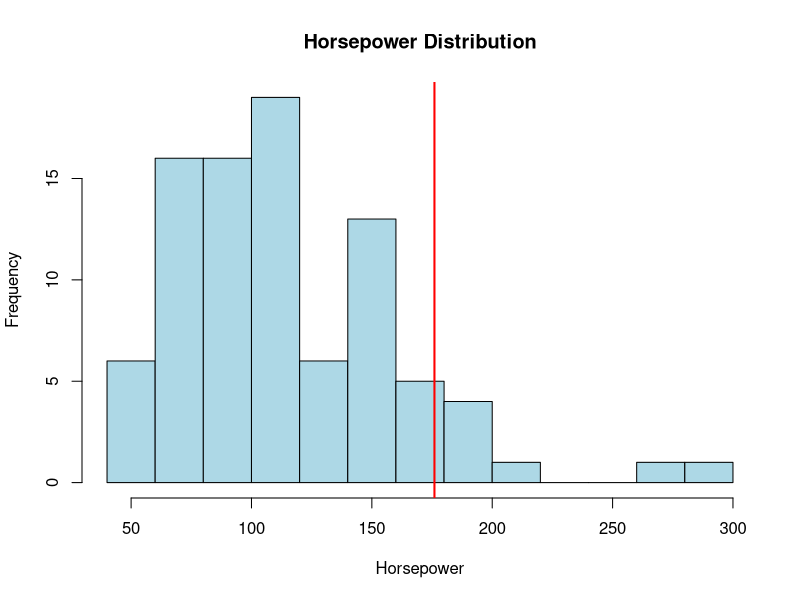
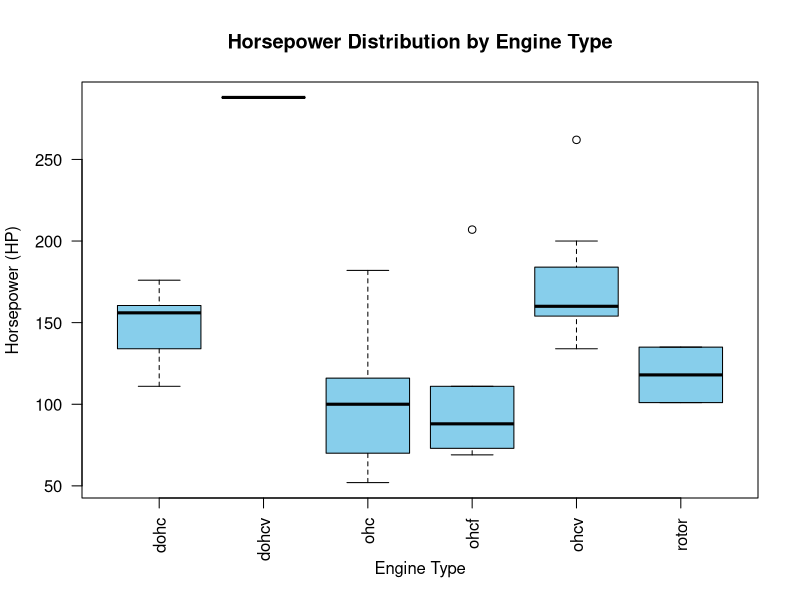
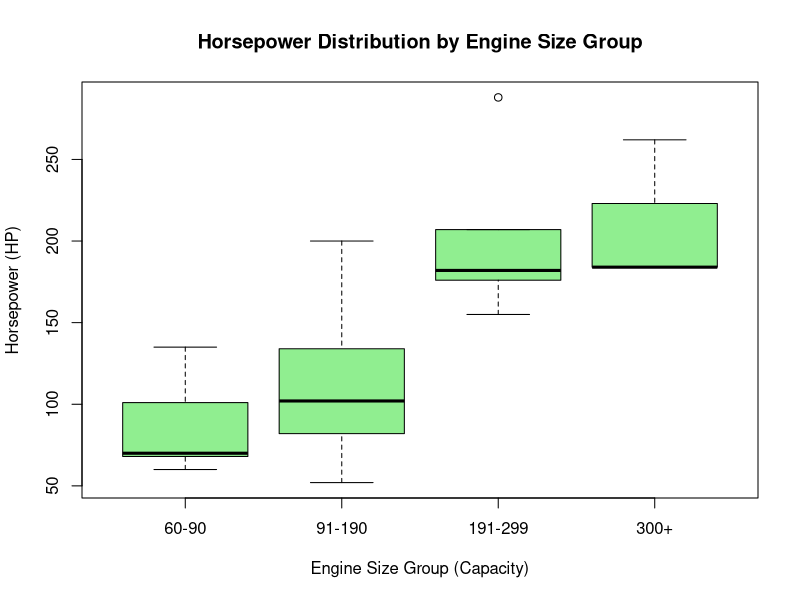
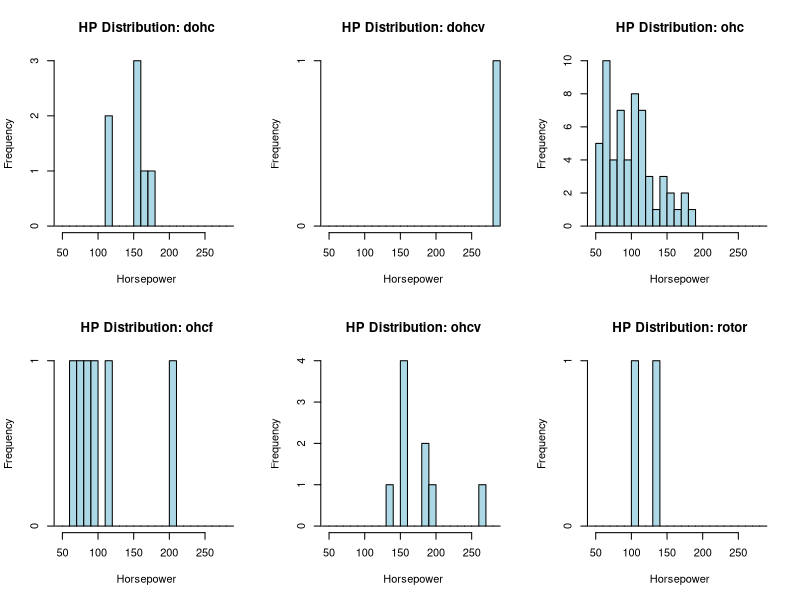
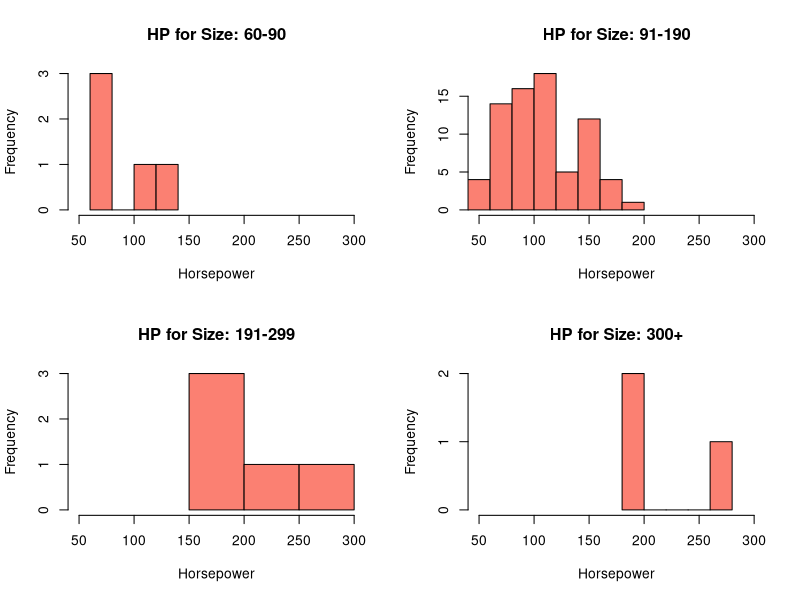
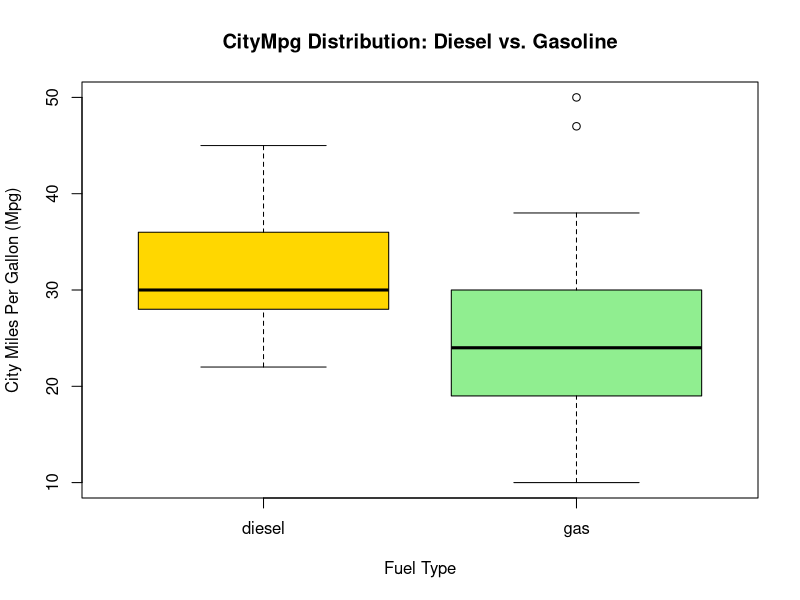
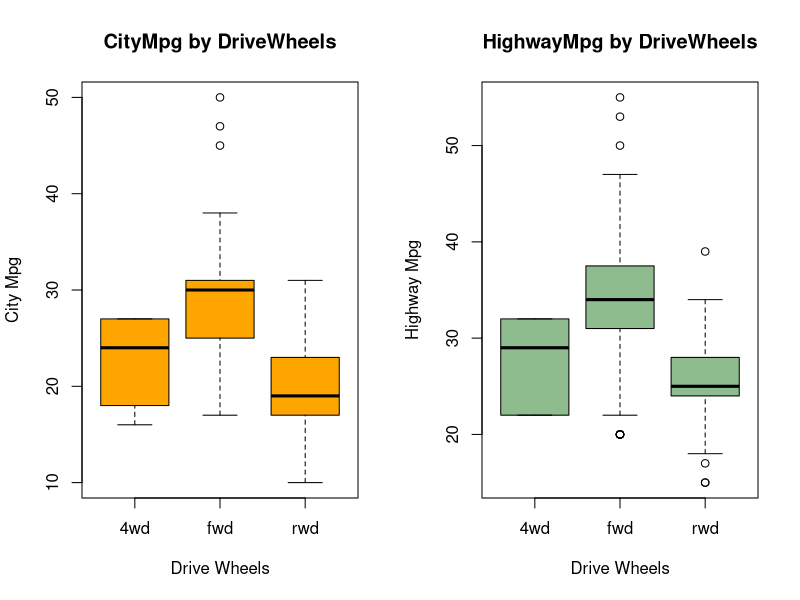

These charts were generated, in order, by the following R code:
## ---- chunk 1
# Load dataset
automobile_df = read.csv("Automobile.csv")
engine_df = read.csv("Engine.csv")
maintenance_df = read.csv("Maintenance.csv")
## ---- chunk 2
# inspect data structure
str(automobile_df)
str(engine_df)
str(maintenance_df)
## ---- chunk 3
# Create a function that replaces "?" with NA inside a data frame
replace_qmark = function(df) {
  
  # lapply() applies a function to every column of the data frame
  df[] = lapply(df, function(col) {  # use [] to keep data frame not return as list
    
    # Proactive programming: Convert factor to character to handle "?"
    
    # By default, when reading a csv file, R encounter a column that contain character, 
    # it often convert that character column in to factor column data type.
    
    # Do not convert numeric column into character type because if there is "?" 
    # in numeric column, that column will be character when R read.
    if (is.factor(col)) {
      col = as.character(col)
    }
    
    # Replace "?" with NA
    col[col == "?"] <- NA
    
    # Return the cleaned column
    return(col)
  })
  
  return(df)
}

# Apply the funtion to all three datasets
engine_df = replace_qmark(engine_df)
automobile_df = replace_qmark(automobile_df)
maintenance_df = replace_qmark(maintenance_df)

# check if any "?" left using sapply to loop through every column and check for the string "?"
# The as.character() to treat column as character, ensure the check works on even numeric columns

# create function to check
check_qmark = function(col){
  
  # use any() to check if there is at least one true value ("?") 
  any(as.character(col) == "?", na.rm = TRUE) 
  # na.rm = TRUE: ignore the NA values created during the cleaning
}

# Check engine dataset
engine_df_check = sapply(engine_df, check_qmark)
engine_df_check

# Check automobile dataset
automobile_df_check = sapply(automobile_df, check_qmark)
automobile_df_check

#check maintenance dataset
maintenance_df_check = sapply(maintenance_df, check_qmark)
maintenance_df_check
## ---- chunk 4
# Load original data sets that have "?"

# Count the original "?" because we want to know how many rows were affected, 
# if count NA maybe there are already NA in the dataset that is not in form of the string "?"
engine_df_ori = read.csv("Engine.csv")
automobile_df_ori = read.csv("Automobile.csv")
maintenance_df_ori = read.csv("Maintenance.csv")

# Count how many rows contain at least one "?" before cleaning
count_rows_with_qmark = function(df) {

  # apply() with MARGIN = 1 means apply across rows
  rows_with_q = apply(df, 1, function(row) {

    # Check if ANY value in the row equals "?"
    any(row == "?", na.rm = TRUE)
  })

  # Sum tells how many TRUE rows we have
  sum(rows_with_q)
}

# Count for each dataset
rows_engines = count_rows_with_qmark(engine_df_ori)
rows_auto    = count_rows_with_qmark(automobile_df_ori)
rows_maint   = count_rows_with_qmark(maintenance_df_ori)

# Total rows affected
total_rows_affected = rows_engines + rows_auto + rows_maint
total_rows_affected
## ---- chunk 5
# Convert BodyStyles to a factor
automobile_df$BodyStyles = factor(automobile_df$BodyStyles)

# Convert FuelType to a factor 
engine_df$FuelType = factor(engine_df$FuelType)

# Convert ErrorCodes to a factor
maintenance_df$ErrorCodes = factor(maintenance_df$ErrorCodes)
## ---- chunk 6
# Calculate the median horsepower
median_hp = median(engine_df$Horsepower, na.rm = TRUE)
median_hp

# Replace missing values with the median
engine_df$Horsepower[is.na(engine_df$Horsepower)] <- median_hp 
# []: select only the elements in "engine_df$Horsepower" that is TRUE with the is.na()
## ---- chunk 7
# Convert Horsepower to numeric
engine_df$Horsepower = as.numeric(engine_df$Horsepower)

# Histogram of horsepower
hist(engine_df$Horsepower,
     main = "Horsepower Distribution",
     xlab = "Horsepower",
     col = "lightblue",
     border = "black",
     breaks = 15)

# Add a vertical line for the median to show the measure of central tendency.
abline(v = median_hp, 
       col = "red", 
       lwd = 2) 
## ---- chunk 8
# 1. Have a quick look to 3 variables
# EngineType
str(engine_df$EngineType)

# HorsePower
str(engine_df$Horsepower)

# EngineSize
str(engine_df$EngineSize)

# 2. 
## ---- chunk 9
# Boxplot is the most efficient way for comparing distributions across categories.
boxplot(engine_df$Horsepower ~ engine_df$EngineType, 
        main = "Horsepower Distribution by Engine Type", 
        xlab = "Engine Type", 
        ylab = "Horsepower (HP)", 
        col = "skyblue", # 
        las = 2) # Rotate axis labels (las=2) for better readability
## ---- chunk 10
# Define the boundaries for the EngineSize bins (60-90, 91-190, 191-299, 300+).
# Inf (infinity) is used as the upper bound to capture all largest engines.
size_bins = c(60, 90, 190, 299, Inf) 
size_labels = c("60-90", "91-190", "191-299", "300+")

# Create the new categorical factor 'EngineSizeGroup' in engine_df from the numeric 
# integer factor 'EngineSize'

# Use function cut() to create bins.
engine_df$EngineSizeGroup = cut(engine_df$EngineSize, 
                          breaks = size_bins, 
                          labels = size_labels, 
                          right = TRUE) 
                          # right=TRUE means intervals include the upper boundary

# Visualize Horsepower distribution across the newly created EngineSizeGroup factor.
boxplot(engine_df$Horsepower ~ engine_df$EngineSizeGroup,
        main = "Horsepower Distribution by Engine Size Group",
        xlab = "Engine Size Group (Capacity)",
        ylab = "Horsepower (HP)",
        col = "lightgreen")
## ---- chunk 11
# Use par(mfrow) sets the plotting window to display multiple plots (2 rows, 3 columns).
par(mfrow = c(2, 3)) 

# 1. Horsepower Distribution by Engine Type (Multiple Histograms)

# split() divides the Horsepower vector into a list, where each list item is a vector of 
# HP values belonging to a specific EngineType.
hp_by_type = split(engine_df$Horsepower, engine_df$EngineType)

# Create a single, consistent set of breaks (bins) for all plots.
# Use 10 HP wide bins from the overall min to max
min_hp = min(engine_df$Horsepower, na.rm = TRUE)
max_hp = max(engine_df$Horsepower, na.rm = TRUE)

consistent_breaks = seq(floor(min_hp / 10) * 10, ceiling(max_hp / 10) * 10, by = 10)
                         
# Use sapply() to loop through the 'name' of the engine type of list created (hp_by_type).
# For each name, it runs the function inside

# Use invisible() to not return list data when use sapply to plots
invisible(sapply(names(hp_by_type), function(type) {
  hist(hp_by_type[[type]], # [[]] to access to an item and return an item not a list 
       main = paste("HP Distribution:", type),
       xlab = "Horsepower",
       ylab = "Frequency",
       col = "lightblue",
       # Use the consistent breaks for all plots
       breaks = consistent_breaks,
       # Set the X-axis limits using the overall min/max
       xlim = c(min_hp, max_hp))
}))

# 2. Horsepower Distribution by Engine Size Group (Multiple Histograms)

# Reset layout to 2 rows, 2 columns for the 4 size groups.
par(mfrow = c(2, 2)) 

hp_by_size = split(engine_df$Horsepower, engine_df$EngineSizeGroup)

# Loop through the list to plot one histogram for each Size Group.
invisible(sapply(names(hp_by_size), function(type) {
  hist(hp_by_size[[type]], # [[]] to access to an item and return an item not a list 
       main = paste("HP for Size:", type),
       xlab = "Horsepower",
       ylab = "Frequency",
       col = "#fb8072",
       xlim = c(50, 300)) # Keep consistent axis limits)
  
}))
# reset the plot layout to default (1x1) after creating multi-panel plots.
par(mfrow = c(1, 1))
## ---- chunk 12
# Merge Automobile and Engine data on 'EngineModel' using a left join (all.x = TRUE)
auto_engine_data = merge(automobile_df, engine_df, by = "EngineModel", all.x = TRUE)

# Merge the combined data with Maintenance data on 'PlateNumber'
# all.x = TRUE ensures we keep all car/engine data, even if no maintenance record exists.
all_data = merge(auto_engine_data, maintenance_df, by = "PlateNumber", all.x = TRUE)

# Ensure the required columns are in the correct format for analysis.
all_data$CityMpg = as.numeric(all_data$CityMpg)
all_data$HighwayMpg = as.numeric(all_data$HighwayMpg)
all_data$FuelType = as.factor(all_data$FuelType)
all_data$DriveWheels = as.factor(all_data$DriveWheels)
all_data$ErrorCodes = as.factor(all_data$ErrorCodes)
all_data$EngineType = as.factor(all_data$EngineType)
all_data$Troubles = as.factor(all_data$Troubles)

## ---- chunk 13
# Boxplot visualizes the central tendency and spread for comparison.
boxplot(all_data$CityMpg ~ all_data$FuelType,
        main = "CityMpg Distribution: Diesel vs. Gasoline",
        xlab = "Fuel Type",
        ylab = "City Miles Per Gallon (Mpg)",
        col = c("gold", "lightgreen"))
## ---- chunk 14
print("Sample Size (n) by Fuel Type:")
table(all_data$FuelTypes)
## ---- chunk 15
# tapply is used to quickly calculate the average CityMpg for each FuelType.
avg_mpg_by_fuel = tapply(all_data$CityMpg, all_data$FuelType, mean, na.rm = TRUE)
print("Average CityMpg by Fuel Type")
print(avg_mpg_by_fuel)

# A two-sample T-test (t.test) provides the statistical evidence 
# to determine if the difference between the two means is significant.
t_test_result = t.test(all_data$CityMpg ~ all_data$FuelType)
options(scipen = 9999) # not return e number
print("T-Test Statistical Evidence (CityMpg ~ FuelType)")
print(t_test_result)
## ---- chunk 16
# Calculate average MPG for City and Highway broken down by DriveWheels group.
avg_city_mpg_by_drive = tapply(all_data$CityMpg, all_data$DriveWheels, mean, na.rm = TRUE)
avg_hwy_mpg_by_drive = tapply(all_data$HighwayMpg, all_data$DriveWheels, mean, na.rm = TRUE)

print("Average CityMpg by DriveWheels")
print(avg_city_mpg_by_drive)
print("Average HighwayMpg by DriveWheels")
print(avg_hwy_mpg_by_drive)

# Use par(mfrow) to display both City and Highway Mpg boxplots side-by-side 
# for easy comparison.
par(mfrow = c(1, 2)) # 1 row, 2 columns

# Boxplot for CityMpg
boxplot(all_data$CityMpg ~ all_data$DriveWheels,
        main = "CityMpg by DriveWheels",
        xlab = "Drive Wheels",
        ylab = "City Mpg",
        col = "orange")

# Boxplot for HighwayMpg
boxplot(all_data$HighwayMpg ~ all_data$DriveWheels,
        main = "HighwayMpg by DriveWheels",
        xlab = "Drive Wheels",
        ylab = "Highway Mpg",
        col = "darkseagreen")

par(mfrow = c(1, 1)) # Reset plot layout
## ---- chunk 17
# Perform One-Way Analysis of Variance (ANOVA) to check if the mean MPG 
# is statistically different across the DriveWheels groups.

# ANOVA for CityMpg vs. DriveWheels
anova_city = aov(CityMpg ~ DriveWheels, data = all_data)
print("ANOVA Result for CityMpg by DriveWheels")
summary(anova_city)

# ANOVA for HighwayMpg vs. DriveWheels
anova_highway = aov(HighwayMpg ~ DriveWheels, data = all_data)
print("ANOVA Result for HighwayMpg by DriveWheels")
summary(anova_highway)
## ---- chunk 18
# Tukey's HSD test is used after a significant ANOVA result (P < 0.05) 
# to determine exactly which pairs of groups (e.g., fwd vs. 4wd) have statistically 
# different means, while controlling the family-wise error rate.

# Post-Hoc Test for CityMpg
tukey_city = TukeyHSD(anova_city)
print("Tukey's HSD Result for CityMpg ")
print(tukey_city)

# Post-Hoc Test for HighwayMpg
tukey_highway = TukeyHSD(anova_highway)
print("Tukey's HSD Result for HighwayMpg")
print(tukey_highway)
## ---- chunk 19
# 1. Filter out troubled vehicles (ErrorCodes = 1 or -1)

# Create a logical index to select rows where ErrorCodes is 1 (engine fail) 
# or -1 (other fail).
# We must use as.character() because factor comparison with numbers can be tricky in Base R.
troubled_index = (as.character(all_data$ErrorCodes) %in% c("1", "-1"))

# Filter the data and remove NA descriptions
troubled_data = all_data[troubled_index, ]
troubled_data = troubled_data[!is.na(troubled_data$Troubles), ]

# 2. Find the top 5 most common Troubles

# table() counts the frequency of each unique trouble description.
trouble_counts = table(troubled_data$Troubles)

# sort() with decreasing=TRUE arranges the counts from highest to lowest.
sorted_troubles = sort(trouble_counts, decreasing = TRUE)

# head() retrieves the first 5 elements (the top 5).
top_5_troubles = head(sorted_troubles, 5)
print("Top 5 Most Common Troubles (ErrorCodes 1 or -1)")
print(top_5_troubles)

# 3. Do the troubles differ between Engine Types?

# table() is used to create a contingency table, showing the counts 
# of each Trouble broken down by EngineType.
trouble_by_engine_type = table(troubled_data$Troubles, troubled_data$EngineType)
print("Troubles vs. Engine Type Contingency Table (Sample) ")

# Display only the counts for the Top 5 troubles for readability.
# index the rows of the full table by the names of the top_5_troubles.
print(trouble_by_engine_type[names(top_5_troubles), ])
## ---- chunk 20
# table() is the base R function for counting the occurrences of each factor level.
error_counts = table(all_data$ErrorCodes)

# Sort the counts in decreasing order to easily identify the most frequent.
sorted_errors = sort(error_counts, decreasing = TRUE)

print("Frequency of Error Codes")
# Display all counts for full analysis.
print(sorted_errors)

# Extract the name of the top element for a clear answer.
most_frequent_error = names(sorted_errors)[1]
print(paste("The most frequent error type is:", most_frequent_error))
## ---- chunk 21

# 1. Filter data for "trouble vehicles" (ErrorCodes = 1 or -1) 
# The analysis should focus only on vehicles that required intervention.
trouble_index_q4 = (as.character(all_data$ErrorCodes) %in% c("1", "-1"))
trouble_data_q4 = all_data[trouble_index_q4, ]

# Remove NAs from the key analysis columns to ensure accurate counts.
trouble_data_q4 = trouble_data_q4[!is.na(trouble_data_q4$Methods) & 
                                   !is.na(trouble_data_q4$ErrorCodes) &
                                   !is.na(trouble_data_q4$BodyStyles), ]


# Factor 1: Influence of ErrorCodes on Maintenance Methods

# Create a contingency table (cross-tabulation) of Methods by ErrorCodes.
table_error_method = table(trouble_data_q4$Methods, trouble_data_q4$ErrorCodes)
print("Maintenance Method Frequency by Error Code (1 or -1)")
print(table_error_method)


# Factor 2: Influence of BodyStyles on Maintenance Methods

# Create a contingency table of Methods by BodyStyles.
table_style_method = table(trouble_data_q4$Methods, trouble_data_q4$BodyStyles)
print("Maintenance Method Frequency by Body Style")
print(table_style_method)
